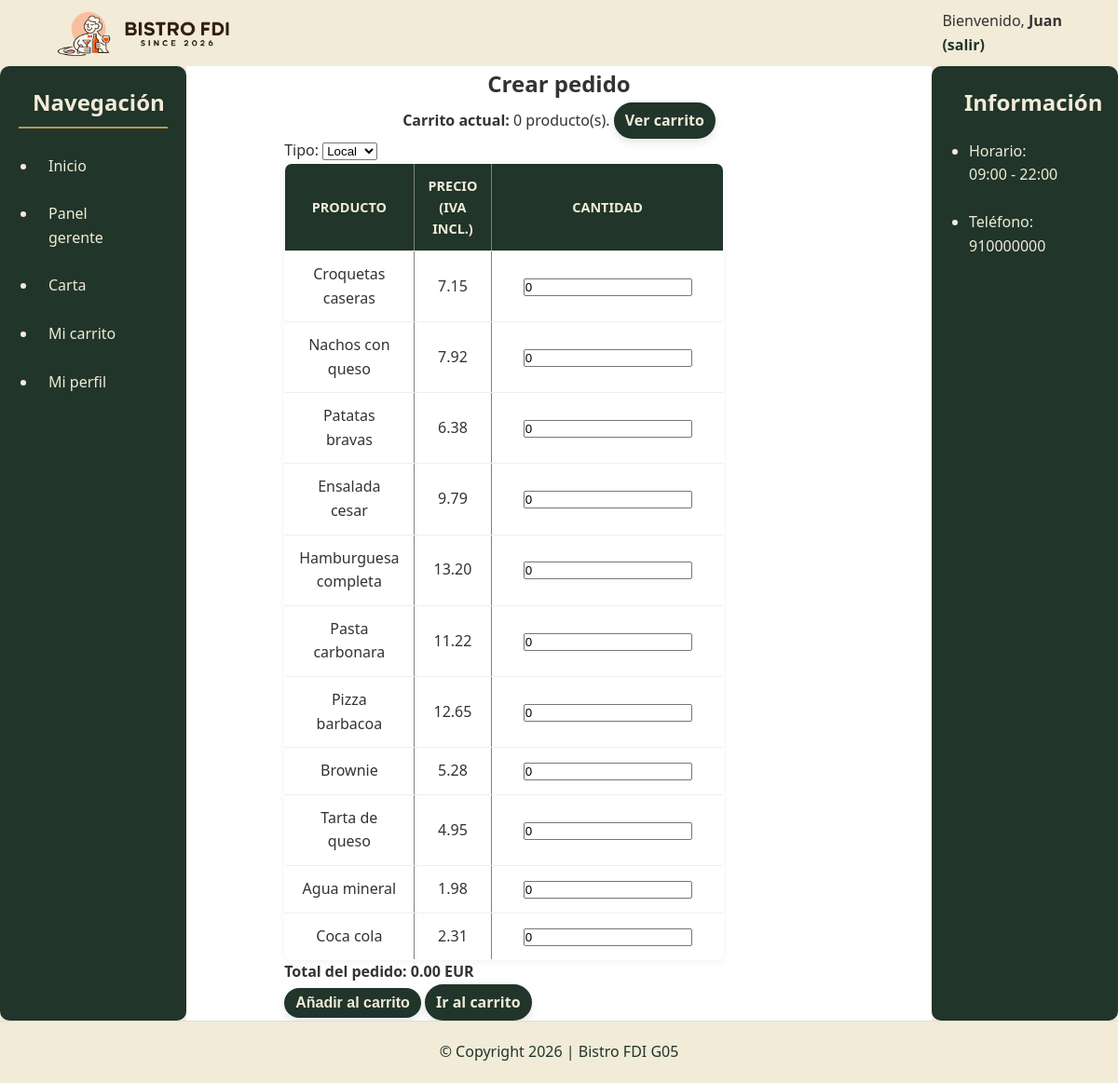
Page /includes/vistas/pedidos/crearPedido.php (signed in) on the committed database.
### tables this page shows
CREATE TABLE `productos` (
  `id` INT NOT NULL AUTO_INCREMENT,
  `nombre` VARCHAR(120) NOT NULL,
  `descripcion` TEXT NOT NULL,
  `id_categoria` INT NULL,
  `precio_base` DECIMAL(10,2) NOT NULL,
  `iva` TINYINT NOT NULL,
  `disponible` TINYINT(1) NOT NULL DEFAULT 1,
  `ofertado` TINYINT(1) NOT NULL DEFAULT 1,
  `imagen` VARCHAR(255) NULL,
  PRIMARY KEY (`id`),
  CONSTRAINT `fk_categoria_productos` 
    FOREIGN KEY (`id_categoria`) REFERENCES `categorias`(`id`) ON DELETE SET NULL
);

### includes/clases/es/ucm/fdi/aw/usuarios/Producto.php (called while the page is built, shortened)
<?php
class Producto {
    public static function listar(bool $soloOfertados = false): array {
        $conn = Aplicacion::getInstance()->getConexionBd();
        $sql = 'SELECT p.id, p.nombre, p.descripcion, p.id_categoria, p.precio_base, p.iva, p.disponible, p.ofertado, p.imagen, c.nombre AS categoria
                FROM productos p
                LEFT JOIN categorias c ON p.id_categoria = c.id';
        if ($soloOfertados) {
            $sql .= ' WHERE p.ofertado = 1 AND p.disponible = 1';
        }
        $sql .= ' ORDER BY p.id_categoria, p.nombre';
        $res = mysqli_query($conn, $sql);
        $out = [];
        while ($row = mysqli_fetch_assoc($res)) {
            $out[] = $row;
        }
        return $out;
    }
}

### includes/vistas/pedidos/crearPedido.php (the view, shortened to what this page needs)
<?php
function h(string $text): string {
    return htmlspecialchars($text, ENT_QUOTES, 'UTF-8');
}
$error = '';
$tipo = $_POST['tipo'] ?? ($_SESSION['carrito']['tipo'] ?? 'Local');
$productos = Producto::listar(true);
$csrfToken = Auth::getCsrfToken();
$itemsCarrito = is_array($_SESSION['carrito']['items'] ?? null) ? $_SESSION['carrito']['items'] : [];
$unidadesCarrito = array_sum(array_map('intval', $itemsCarrito));
$errorHtml = $error !== '' ? '<p><strong>'.h($error).'</strong></p>' : '';
$mensaje = $_GET['msg'] ?? '';
$mensajeHtml = $mensaje !== '' ? '<p><strong>'.h($mensaje).'</strong></p>' : '';
$urlVolver = RUTA_APP.'includes/vistas/pedidos/carrito.php';
$action = h(RUTA_APP.'includes/vistas/pedidos/crearPedido.php');
$selLocal = ($tipo === 'Local') ? 'selected' : '';
$selLlevar = ($tipo === 'Llevar') ? 'selected' : '';
$urlCarrito = RUTA_APP.'includes/vistas/pedidos/carrito.php';
$filasProductos = '';
$totalInicial = 0.0;
foreach ($productos as $p) {
    $id = (int)($p['id'] ?? 0);
    $nombre = h((string)($p['nombre'] ?? ''));
    $precioBase = (float)($p['precio_base'] ?? 0);
    $iva = (int)($p['iva'] ?? 0);
    $precioFinal = $precioBase + ($precioBase * $iva / 100);
    $cantidadDefecto = (int)($_POST['cantidad'][$id] ?? ($itemsCarrito[$id] ?? 0));
    $totalInicial += ($precioFinal * $cantidadDefecto);
    $precioFinalTexto = number_format($precioFinal, 2, '.', '');
    $filasProductos .= '
    <tr>
        <td>'.$nombre.'</td>
        <td>'.$precioFinalTexto.'</td>
        <td><input type="number" min="0" step="1" name="cantidad['.$id.']" value="'.$cantidadDefecto.'" class="cantidad-producto" data-precio="'.$precioFinalTexto.'"></td>
    </tr>';
}
$bloqueProductos = '';
if ($filasProductos === '') {
    $bloqueProductos = '<p>No hay productos disponibles para pedir.</p>';
} else {
    $bloqueProductos = '
    <table border="1" cellpadding="6">
        <tr>
            <th>Producto</th>
            <th>Precio (IVA incl.)</th>
            <th>Cantidad</th>
        </tr>
        '.$filasProductos.'
    </table>';
}
$totalInicialTexto = number_format($totalInicial, 2, '.', '');
$bloqueTotal = '<p><strong>Total del pedido: <span id="totalPedido">'.$totalInicialTexto.'</span> EUR</strong></p>';
$scriptTotal = <<<EOS
    <script>
    (function () {
        function recalcularTotalPedido() {
            var total = 0;
            var inputs = document.querySelectorAll('.cantidad-producto');
            inputs.forEach(function (input) {
                var cantidad = parseInt(input.value, 10);
                var precio = parseFloat(input.dataset.precio || '0');
                if (!Number.isFinite(cantidad) || cantidad < 0) {
                    cantidad = 0;
                }
                if (!Number.isFinite(precio) || precio < 0) {
                    precio = 0;
                }
                total += cantidad * precio;
            });
            var nodoTotal = document.getElementById('totalPedido');
            if (nodoTotal) {
                nodoTotal.textContent = total.toFixed(2);
            }
        }
        document.querySelectorAll('.cantidad-producto').forEach(function (input) {
            input.addEventListener('input', recalcularTotalPedido);
        });
        recalcularTotalPedido();
    })();
    </script>
EOS;
$contenidoPrincipal = <<<EOS
    <h1>Crear pedido</h1>
    $errorHtml
    $mensajeHtml
    <p><strong>Carrito actual:</strong> {$unidadesCarrito} producto(s). <a href="$urlCarrito" class="button-estandar">Ver carrito</a></p>
    <form method="POST" action="$action">
        <input type="hidden" name="csrfToken" value="$csrfToken">
        <p>
            <label>Tipo:
                <select name="tipo">
                    <option value="Local" $selLocal>Local</option>
                    <option value="Llevar" $selLlevar>Llevar</option>
                </select>
            </label>
        </p>
        $bloqueProductos
        $bloqueTotal
        <p>
            <button type="submit" class='button-estandar'>Añadir al carrito</button>
            <a href="$urlVolver" class='button-estandar'>Ir al carrito</a>
        </p>
    </form>
    $scriptTotal
EOS;
require __DIR__.'/../plantillas/plantilla.php';

### css/layout.css (style rules this page uses)
* { box-sizing: border-box; margin: 0; padding: 0; }
body { font-family: 'Segoe UI', sans-serif; line-height: 1.6; background-color: #f1ebd8; color: #333; }

### css/componentes.css (style rules this page uses)
.button-estandar { display: inline-block; text-decoration: none !important; padding: 5px 10px; background-color: #21352a; color: #f1ebd8 !important; font-size: 1rem; cursor: pointer; border-radius: 30px; font-weight: bold; transition: all 0.3s ease; border: 2px solid #21352a; box-shadow: 0 4px 10px rgba(0,0,0,0.1); }
table { width: 80%; border-collapse: collapse; background-color: white; border-radius: 8px; overflow: hidden; box-shadow: 0 2px 10px rgba(0,0,0,0.05); }
th, td { padding: 12px 15px; text-align: center; border-bottom: 1px solid #eee; }
th { background-color: #21352a; color: #f1ebd8; font-weight: bold; text-transform: uppercase; font-size: 0.9rem; }
th:last-child, td:last-child { width: 70%; min-width: 160px; }

### rows in the picture
productos: nombre "Croquetas caseras", precioFinalTexto "7.15", id "0"
productos: nombre "Nachos con queso", precioFinalTexto "7.92", id "0"
productos: nombre "Patatas bravas", precioFinalTexto "6.38", id "0"
productos: nombre "Ensalada cesar", precioFinalTexto "9.79", id "0"
productos: nombre "Hamburguesa completa", precioFinalTexto "13.20", id "0"
productos: nombre "Pasta carbonara", precioFinalTexto "11.22", id "0"
productos: nombre "Pizza barbacoa", precioFinalTexto "12.65", id "0"
productos: nombre "Brownie", precioFinalTexto "5.28", id "0"
productos: nombre "Tarta de queso", precioFinalTexto "4.95", id "0"
productos: nombre "Agua mineral", precioFinalTexto "1.98", id "0"
productos: nombre "Coca cola", precioFinalTexto "2.31", id "0"

### other values in the picture
$nombre "Juan"
$unidadesCarrito "0"
$totalInicialTexto "0.00"
